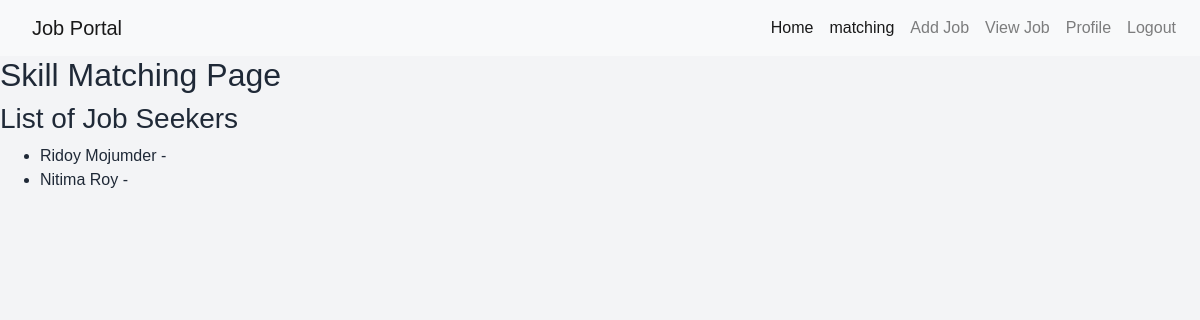
The app's page /skill-matching/ (signed in) with its own data.
### myApp/models.py (models this page shows, shortened)
class Jobseeker_Profile(models.Model):
    user=models.OneToOneField(Custom_User, on_delete=models.CASCADE,null=True, related_name='jobseekerprofile')
    resumes=models.FileField(upload_to="media/resumes",null=True)
    skils=models.CharField(max_length=100,null=True)

class Custom_User(AbstractUser):
    USER=[
        ('recruiter', 'Recruiter'),
        ('jobseeker', 'JobSeeker')
    ]
    display_name=models.CharField(max_length=100)
    email=models.EmailField(unique=True)
    password=models.CharField(max_length=100)
    confirm_password=models.CharField(max_length=100)
    user_type=models.CharField(choices=USER, max_length=120)
    Profile_picture=models.ImageField(upload_to="media/Profile_pic",null=True)

### RIDOY_001037_JobPortal/views.py (the view)
# urls.py: path('skill-matching/', skill_matching_page, name='skillMatchingPage'),
def skill_matching_page(request):
    if request.user.user_type == 'recruiter':
        job_seekers = Jobseeker_Profile.objects.all()
        context = {'job_seekers': job_seekers}
    elif request.user.user_type == 'jobseeker':
        job_seeker_profile = request.user.jobseekerprofile
        job_matching_skills = job_model.objects.filter(Qualifications__icontains=job_seeker_profile.skils)
        context = {'job_matching_skills': job_matching_skills}
    return render(request, 'skill_matching_page.html', context)

### template/skill_matching_page.html (shortened to what this page needs)
{% extends "deshborad.html" %}
{% block content %}
  <h2>Skill Matching Page</h2>
  {% if user.user_type == 'recruiter' %}
    <h3>List of Job Seekers</h3>
    <ul>
      {% for job_seeker in job_seekers %}
        <li>{{ job_seeker.user.display_name }} - {{ job_seeker.skills }}</li>
      {% endfor %}
    </ul>
  {% endif %}
{% endblock %}

### template/deshborad.html (style rules this page uses)
body { font-family: Arial, sans-serif; margin: 0; padding: 0; background-color: #f3f4f6; color: #1f2937; }

### records on screen
Jobseeker_Profile: user.display_name "Ridoy Mojumder"
Jobseeker_Profile: user.display_name "Nitima Roy"
